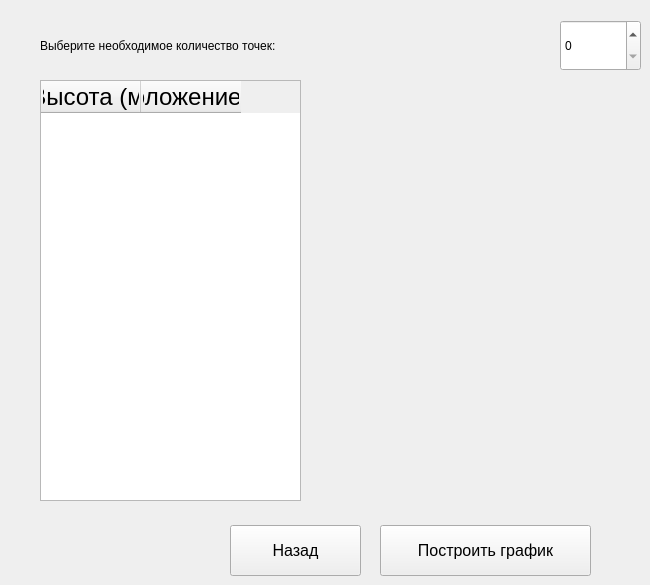
    <widget class="QWidget" name="graph_page">
     <widget class="QPushButton" name="pushButton_graph_back">
      <property name="geometry">
       <rect>
        <x>230</x>
        <y>525</y>
        <width>131</width>
        <height>51</height>
       </rect>
      </property>
      <property name="font">
       <font>
        <pointsize>12</pointsize>
       </font>
      </property>
      <property name="text">
       <string>Назад</string>
      </property>
     </widget>
     <widget class="QPushButton" name="pushButton_graph_createGraph">
      <property name="geometry">
       <rect>
        <x>380</x>
        <y>525</y>
        <width>211</width>
        <height>51</height>
       </rect>
      </property>
      <property name="font">
       <font>
        <pointsize>12</pointsize>
       </font>
      </property>
      <property name="text">
       <string>Построить график</string>
      </property>
     </widget>
     <widget class="QLabel" name="label_graph_inputPointCount">
      <property name="geometry">
       <rect>
        <x>40</x>
        <y>20</y>
        <width>481</width>
        <height>51</height>
       </rect>
      </property>
      <property name="text">
       <string>Выберите необходимое количество точек:</string>
      </property>
     </widget>
     <widget class="QSpinBox" name="spinBox_graph_inputPointCount">
      <property name="geometry">
       <rect>
        <x>560</x>
        <y>20</y>
        <width>81</width>
        <height>51</height>
       </rect>
      </property>
     </widget>
     <widget class="QTableWidget" name="tableWidget_graph_inputPoint">
      <property name="geometry">
       <rect>
        <x>40</x>
        <y>80</y>
        <width>261</width>
        <height>421</height>
       </rect>
      </property>
      <property name="font">
       <font>
        <pointsize>18</pointsize>
       </font>
      </property>
      <column>
       <property name="text">
        <string>Высота (м)</string>
       </property>
      </column>
      <column>
       <property name="text">
        <string>Проложение (м)</string>
       </property>
      </column>
     </widget>
    </widget>
